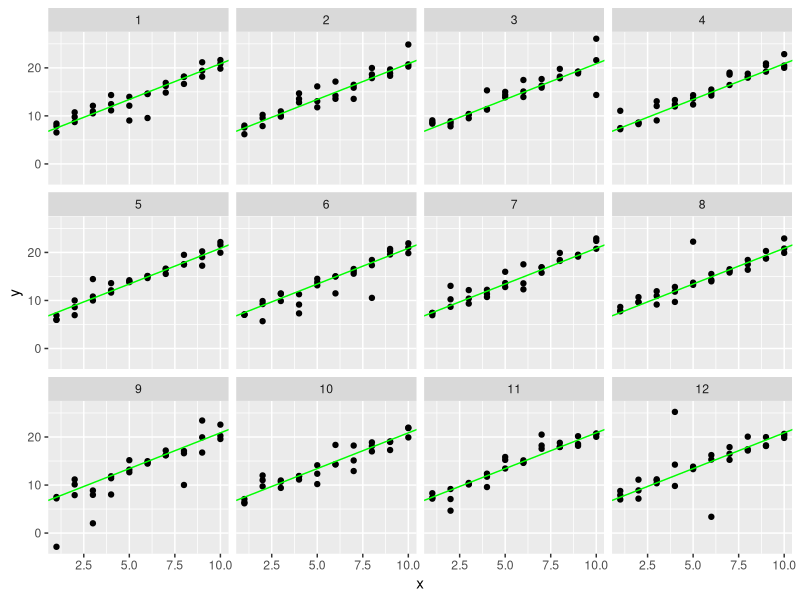
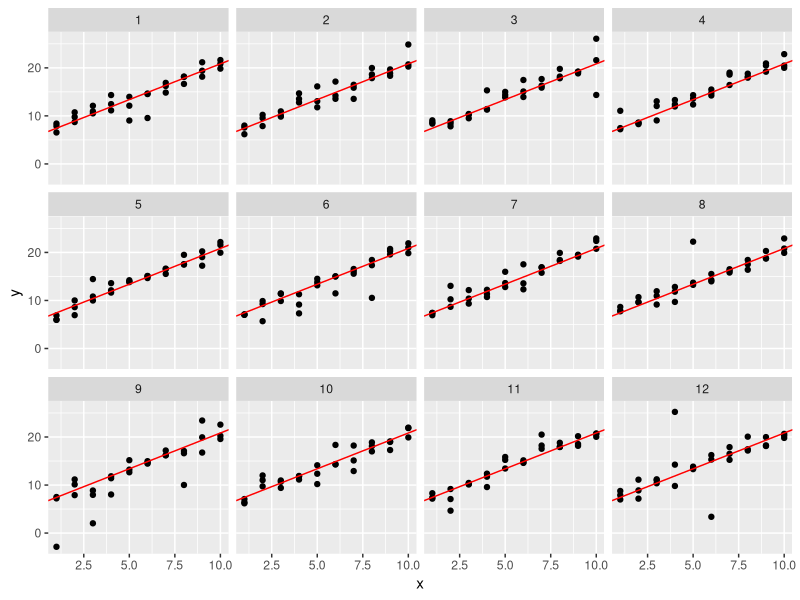
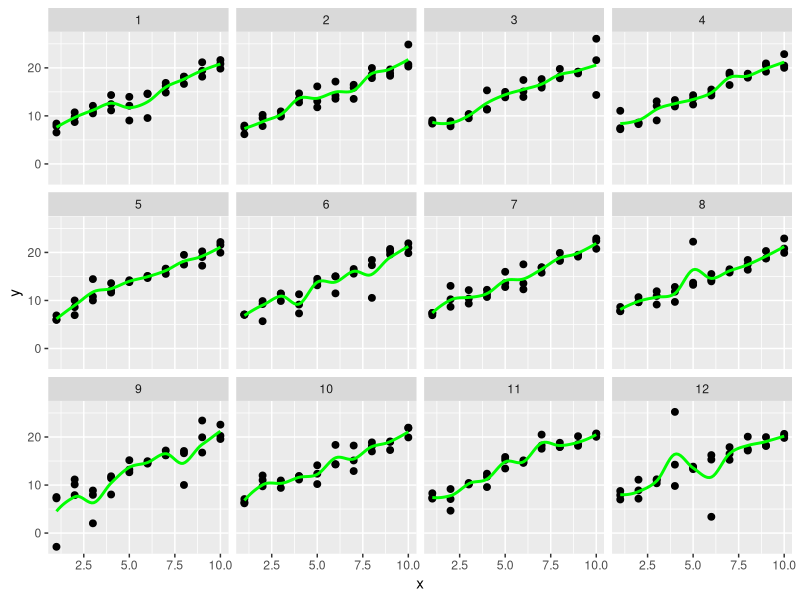
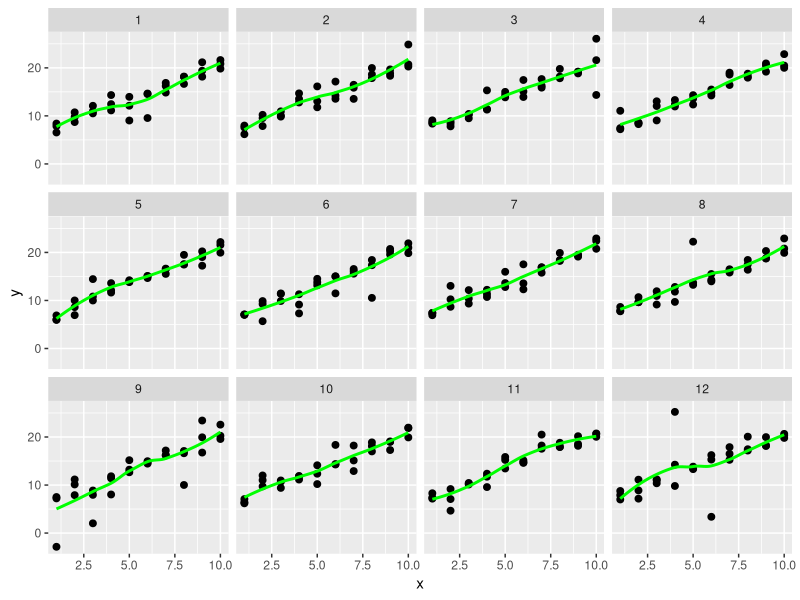
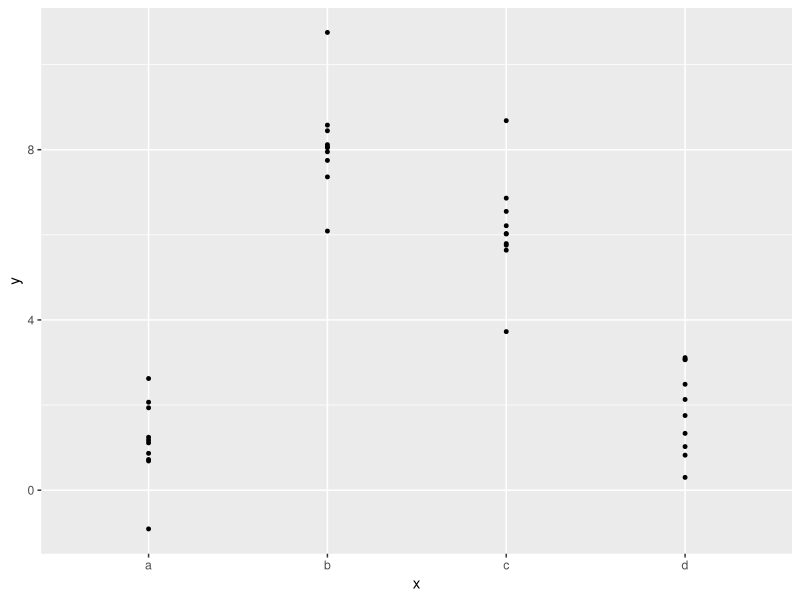
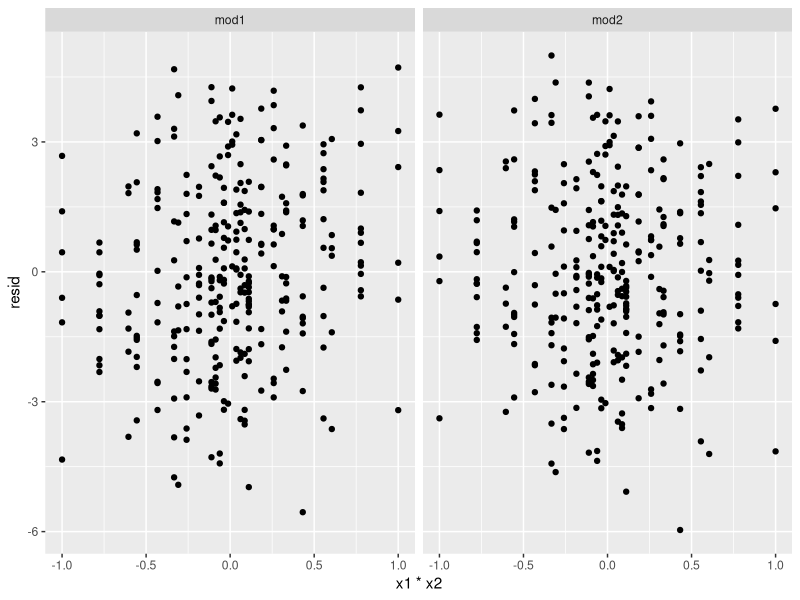

R code for these plots, in order:
## ---- chunk 1
library(tidyverse)

sim1a <- tibble(
  x = rep(1:10, each = 3),
  y = x * 1.5 + 6 + rt(length(x), df = 2)
)
## ---- chunk 2

#generate the data with the t distribution, which is more likely than the normal distribution
#to produce distant outliers
sim1a_generation <- function(n) {
  tibble(
    n = n,  
    x = rep(1:10, each = 3),
    y = x * 1.5 + 6 + rt(length(x), df = 2)
  )
}

facet_data <- map_df(1:12, sim1a_generation)

ggplot(facet_data) + geom_point(aes(x=x, y=y)) +
  geom_abline(aes(intercept = lm(y~x, facet_data)[[1]][[1]], 
                  slope = lm(y~x, facet_data)[[1]][[2]]), 
              color = "green") + 
  facet_wrap(~ n, ncol = 4)

## ---- chunk 3
#use a linear model to predict the y values, given the x values
model1 <- function(a, data) {
  a[1] + data$x * a[2]
}

#find the average of the absolute deviation, from the model, of the y values in the data
measure_distance <- function(mod, data) {
  diff <- data$y - model1(mod, data)
  mean(abs(diff))
}

#use a facet_wrap, as with the root-mean-squared fitting
ggplot(facet_data) + geom_point(aes(x = x, y = y)) +
  geom_abline(aes(intercept = optim(c(0, 0), measure_distance, data = facet_data)$par[1], 
                  slope = optim(c(0, 0), measure_distance, data = facet_data)$par[2]), 
              color = "red") +
  facet_wrap(~ n, ncol = 4)

## ---- chunk 4

ggplot(facet_data, aes(x=x, y=y)) + geom_point(size = 2) +
  geom_smooth(method = "loess", color = "green", 
              se = FALSE, span = 0.5) + 
  facet_wrap(~ n, ncol = 4)

## ---- chunk 5

ggplot(facet_data, aes(x=x, y=y)) + geom_point(size = 2) +
  geom_smooth(method = "loess", color = "green", 
              se = FALSE, span = .75) + 
  facet_wrap(~ n, ncol = 4)


## ---- chunk 6
library(modelr)
ggplot(sim2) + geom_point(aes(x, y), size = 1)
## ---- chunk 7
mod2 <- lm(y ~ x - 1, data = sim2)

grid <- sim2 %>% 
  data_grid(x) %>% 
  add_predictions(mod2)
grid

## ---- chunk 8
head(sim3)
## ---- chunk 9
model_matrix(sim3, y ~ x1 + x2)
## ---- chunk 10
model_matrix(sim3, y ~ x1 * x2)
## ---- chunk 11
sim4
## ---- chunk 12
model_matrix(sim4, y ~ x1 + x2)
## ---- chunk 13
model_matrix(sim4, y ~ x1 * x2)
## ---- chunk 14
mod1 <- lm(y ~ x1 + x2, data = sim3)
mod2 <- lm(y ~ x1 * x2, data = sim3)
## ---- chunk 15
model_matrix(y ~ x1 * x2, data = sim3)
## ---- chunk 16
head(sim4)
## ---- chunk 17
mod1 <- lm(y ~ x1 + x2, data = sim4)
mod2 <- lm(y ~ x1 * x2, data = sim4)

sim4 <- sim4 %>%
  gather_residuals(mod1, mod2)

ggplot(sim4) + geom_point(aes(x = x1*x2, y = resid)) +
  facet_wrap(~ model)

